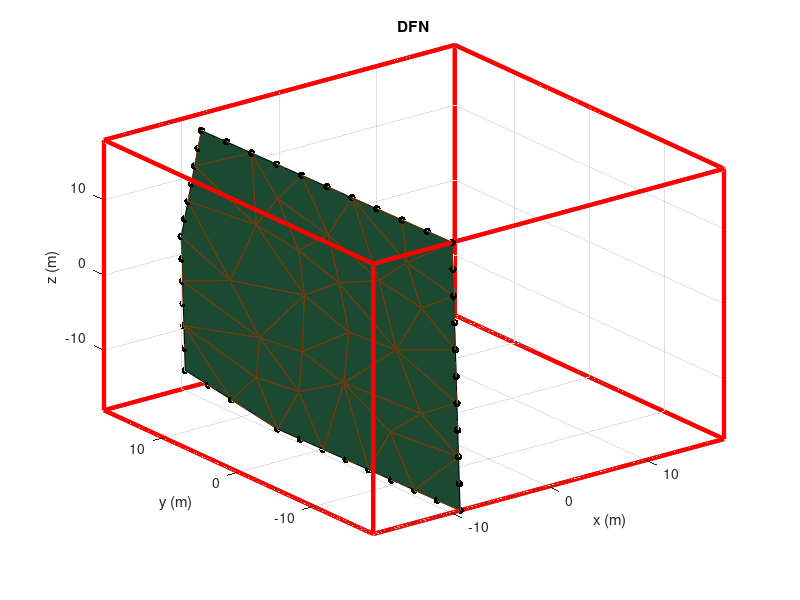

MATLAB code to generate this figure:
clc;
close all;
clear all;
fill3([-9.66637 -9.43239 -9.07508 -9.89675 -10.3873 -10.0761 -9.66637 ],[18 5.95826 -18 -18 14.8933 18 18 ],[-15.6166 -18 -18 18 18 2.3344 -15.6166 ],[rand rand rand]);
grid on; hold on;
plot3([-18 18],[-18 -18],[18 18],'color',[1 0 0],'Linewidth',3);
grid on; hold on;
plot3([18 18],[-18 18],[18 18],'color',[1 0 0],'Linewidth',3);
grid on; hold on;
plot3([18 -18],[18 18],[18 18],'color',[1 0 0],'Linewidth',3);
grid on; hold on;
plot3([-18 -18],[18 -18],[18 18],'color',[1 0 0],'Linewidth',3);
grid on; hold on;
plot3([-18 18],[-18 -18],[-18 -18],'color',[1 0 0],'Linewidth',3);
grid on; hold on;
plot3([18 18],[-18 18],[-18 -18],'color',[1 0 0],'Linewidth',3);
grid on; hold on;
plot3([18 -18],[18 18],[-18 -18],'color',[1 0 0],'Linewidth',3);
grid on; hold on;
plot3([-18 -18],[18 -18],[-18 -18],'color',[1 0 0],'Linewidth',3);
grid on; hold on;
plot3([-18 18],[-18 -18],[-18 -18],'color',[1 0 0],'Linewidth',3);
grid on; hold on;
plot3([18 18],[-18 -18],[-18 18],'color',[1 0 0],'Linewidth',3);
grid on; hold on;
plot3([18 -18],[-18 -18],[18 18],'color',[1 0 0],'Linewidth',3);
grid on; hold on;
plot3([-18 -18],[-18 -18],[18 -18],'color',[1 0 0],'Linewidth',3);
grid on; hold on;
plot3([-18 18],[18 18],[-18 -18],'color',[1 0 0],'Linewidth',3);
grid on; hold on;
plot3([18 18],[18 18],[-18 18],'color',[1 0 0],'Linewidth',3);
grid on; hold on;
plot3([18 -18],[18 18],[18 18],'color',[1 0 0],'Linewidth',3);
grid on; hold on;
plot3([-18 -18],[18 18],[18 -18],'color',[1 0 0],'Linewidth',3);
grid on; hold on;
plot3([-18 -18],[-18 18],[-18 -18],'color',[1 0 0],'Linewidth',3);
grid on; hold on;
plot3([-18 -18],[18 18],[-18 18],'color',[1 0 0],'Linewidth',3);
grid on; hold on;
plot3([-18 -18],[18 -18],[18 18],'color',[1 0 0],'Linewidth',3);
grid on; hold on;
plot3([-18 -18],[-18 -18],[18 -18],'color',[1 0 0],'Linewidth',3);
grid on; hold on;
plot3([18 18],[-18 18],[-18 -18],'color',[1 0 0],'Linewidth',3);
grid on; hold on;
plot3([18 18],[18 18],[-18 18],'color',[1 0 0],'Linewidth',3);
grid on; hold on;
plot3([18 18],[18 -18],[18 18],'color',[1 0 0],'Linewidth',3);
grid on; hold on;
plot3([18 18],[-18 -18],[18 -18],'color',[1 0 0],'Linewidth',3);
grid on; hold on;
axis([-18 18 -18 18 -18 18])
hold on;
xlabel('x (m)');
ylabel('y (m)');
zlabel('z (m)');
title('DFN');


%***************mesh*****************
JM1 = [1 42 2 43 3 44 ;4 45 5 46 6 47 ;7 48 8 49 9 50 ;1 44 3 51 10 52 ;10 53 4 54 9 55 ;11 56 12 57 13 58 ;14 59 15 60 16 61 ;17 62 7 50 9 63 ;18 64 13 65 19 66 ;20 67 17 68 15 69 ;21 70 22 71 16 72 ;14 73 23 74 24 75 ;21 72 16 60 15 76 ;25 77 26 78 27 79 ;14 80 11 81 15 59 ;28 82 29 83 26 84 ;30 85 17 86 4 87 ;31 88 32 89 33 90 ;34 91 35 92 4 93 ;36 94 37 95 35 96 ;28 97 22 98 29 82 ;14 99 12 56 11 80 ;34 100 36 96 35 91 ;35 95 37 101 38 102 ;28 103 25 104 16 105 ;16 104 25 106 23 107 ;11 58 13 64 18 108 ;39 109 11 108 18 110 ;1 111 8 112 40 113 ;1 52 10 55 9 114 ;34 115 32 116 36 100 ;30 87 4 92 35 117 ;36 116 32 88 31 118 ;36 118 31 119 37 94 ;22 120 35 102 38 121 ;22 121 38 122 29 98 ;14 61 16 107 23 73 ;14 75 24 123 12 99 ;20 124 39 125 7 126 ;7 127 41 128 8 48 ;39 110 18 129 41 130 ;39 130 41 127 7 125 ;34 93 4 47 6 131 ;34 131 6 132 32 115 ;17 63 9 54 4 86 ;20 69 15 81 11 133 ;21 134 30 117 35 135 ;30 136 15 68 17 85 ;20 133 11 109 39 124 ;20 126 7 62 17 67 ;28 84 26 77 25 103 ;28 105 16 71 22 97 ;21 76 15 136 30 134 ;21 135 35 120 22 70 ;10 51 3 137 5 138 ;10 138 5 45 4 53 ;1 114 9 49 8 111 ;1 113 40 139 2 42 ;];
JXY1 = [-9.86149 -11.8973 12.4674 ;-9.89675 -17.9998 17.9998 ;-9.73242 -17.9998 10.7998 ;-9.60287 -10.1535 -0.0027833 ;-9.56808 -17.9998 3.59978 ;-9.40375 -17.9998 -3.60001 ;-9.99384 -1.55104 11.5057 ;-10.093 -4.84248 17.9998 ;-9.82457 -8.12849 8.38732 ;-9.7151 -13.6489 7.19834 ;-10.0672 7.97982 8.49117 ;-10.1798 16.9645 7.55602 ;-10.2836 15.9289 12.778 ;-9.91311 11.6473 -0.655313 ;-9.82435 1.85746 1.8527 ;-9.72178 7.97351 -6.6377 ;-9.84137 -2.79595 5.63912 ;-10.2892 8.31472 17.9998 ;-10.3873 14.8933 17.9998 ;-9.96417 2.45298 7.58944 ;-9.65287 2.35789 -5.98735 ;-9.5336 2.96137 -11.6075 ;-9.93952 18 -3.64929 ;-10.0761 18 2.33418 ;-9.80294 18 -9.63297 ;-9.54938 11.9792 -16.8084 ;-9.66637 18 -15.6166 ;-9.60241 8.58833 -12.2691 ;-9.43239 5.9583 -18 ;-9.68432 -3.92687 -0.502768 ;-9.16441 -12.0102 -18 ;-9.23942 -17.9998 -10.8 ;-9.07509 -17.9998 -18 ;-9.39341 -13.1814 -7.20162 ;-9.5335 -3.02973 -7.69724 ;-9.35641 -9.01759 -11.5433 ;-9.25374 -6.0207 -18 ;-9.34306 -0.0313011 -18 ;-10.1342 5.02694 13.3564 ;-9.99486 -11.4211 17.9998 ;-10.1911 1.73602 17.9998 ;-9.87912 -14.9486 15.2336 ;-9.81458 -17.9998 14.3998 ;-9.79695 -14.9486 11.6336 ;-9.58548 -14.0766 1.7985 ;-9.48592 -17.9998 -0.000116381 ;-9.50331 -14.0766 -1.8014 ;-10.0434 -3.19676 14.7528 ;-9.95877 -6.48549 13.1936 ;-9.90921 -4.83976 9.94654 ;-9.72376 -15.8244 8.99905 ;-9.7883 -12.7731 9.83287 ;-9.65899 -11.9012 3.59778 ;-9.71372 -9.14099 4.19227 ;-9.76984 -10.8887 7.79283 ;-10.1235 12.4722 8.0236 ;-10.2317 16.4467 10.167 ;-10.1754 11.9544 10.6346 ;-9.86873 6.75239 0.598695 ;-9.77306 4.91549 -2.3925 ;-9.81744 9.81041 -3.64651 ;-9.91761 -2.17349 8.57243 ;-9.83297 -5.46222 7.01322 ;-10.2864 12.1218 15.3889 ;-10.3354 15.4111 15.3889 ;-10.3383 11.604 17.9998 ;-9.90277 -0.171484 6.61428 ;-9.83286 -0.469242 3.74591 ;-9.89426 2.15522 4.72107 ;-9.59323 2.65963 -8.79742 ;-9.62769 5.46744 -9.12259 ;-9.68732 5.1657 -6.31253 ;-9.92631 14.8236 -2.1523 ;-10.0078 18 -0.657554 ;-9.9946 14.8236 0.839436 ;-9.73861 2.10768 -2.06732 ;-9.67616 14.9896 -13.2207 ;-9.60788 14.9896 -16.2125 ;-9.73466 18 -12.6248 ;-9.99014 9.81356 3.91793 ;-9.94576 4.91864 5.17194 ;-9.5174 7.27331 -15.1345 ;-9.49088 8.96873 -17.4042 ;-9.5759 10.2837 -14.5387 ;-9.76285 -3.36141 2.56818 ;-9.72212 -6.47471 2.81817 ;-9.6436 -7.04018 -0.252776 ;-9.20192 -15.005 -14.4 ;-9.15725 -17.9998 -14.4 ;-9.11975 -15.005 -18 ;-9.46345 -8.10557 -7.44943 ;-9.56818 -6.59161 -3.85001 ;-9.49814 -11.6674 -3.6022 ;-9.30507 -7.51915 -14.7717 ;-9.39362 -4.52522 -12.8486 ;-9.44495 -6.02366 -9.62029 ;-9.56801 5.77485 -11.9383 ;-9.48299 4.45984 -14.8037 ;-10.0465 14.3059 3.45035 ;-9.37491 -11.0995 -9.37248 ;-9.2984 -3.026 -18 ;-9.43828 -1.53052 -12.8486 ;-9.70268 13.2941 -10.951 ;-9.76236 12.9867 -8.13533 ;-9.6621 8.28092 -9.4534 ;-9.87123 18 -6.64113 ;-9.83065 12.9867 -5.1435 ;-10.1782 8.14727 13.2455 ;-10.1007 6.50338 10.9238 ;-10.2117 6.67083 15.6781 ;-9.97723 -8.3699 15.2336 ;-10.0439 -8.13178 17.9998 ;-9.92818 -11.6592 15.2336 ;-9.84303 -10.0129 10.4274 ;-9.31641 -15.5906 -9.00081 ;-9.29792 -13.5087 -11.1717 ;-9.60891 -3.4783 -4.1 ;-9.26041 -10.5139 -14.7717 ;-9.20907 -9.01545 -18 ;-9.53355 -0.0341799 -9.65236 ;-9.43833 1.46504 -14.8037 ;-9.38773 2.9635 -18 ;-10.128 17.4822 4.9451 ;-10.0492 3.73996 10.4729 ;-10.064 1.73795 12.4311 ;-9.97901 0.450971 9.54759 ;-10.0925 0.0924893 14.7528 ;-10.142 -1.55323 17.9998 ;-10.2401 5.02537 17.9998 ;-10.1626 3.38148 15.6781 ;-9.39858 -15.5906 -5.40081 ;-9.32159 -17.9998 -7.20001 ;-10.0157 5.2164 8.0403 ;-9.6686 -0.78449 -3.24506 ;-9.59318 -0.335922 -6.84229 ;-9.75434 -1.0347 0.674968 ;-9.65025 -17.9998 7.19977 ;-9.64159 -15.8243 5.39906 ;-9.94581 -14.7104 17.9998 ;];
[me1, ne1] = size(JM1);
AAA1 = [rand rand rand]
for i = 1:me1
	for j = 1:ne1
		x1=JXY1(JM1(i, j), 1)
		x2=JXY1(JM1(i, (j + 1) - fix((j+1)/(ne1+1))*(ne1)), 1)
		y1=JXY1(JM1(i, j), 2)
		y2=JXY1(JM1(i, (j + 1) - fix((j+1)/(ne1+1))*(ne1)), 2)
		z1=JXY1(JM1(i, j), 3)
		z2=JXY1(JM1(i, (j + 1) - fix((j+1)/(ne1+1))*(ne1)), 3)
		plot3([x1 x2],[y1 y2], [z1 z2],'color', AAA1,'Linewidth',0.05)
		hold on
	end;
end;


%***************boundary*****************
JB_1st1 = [2, 100; 8, 100; 18, 100; 19, 100; 29, 20; 31, 20; 33, 20; 37, 20; 38, 20; 40, 100; 41, 100; 66, 100; 90, 20; 101, 20; 112, 100; 119, 20; 122, 20; 128, 100; 129, 100; 139, 100; ];
[m1, n1] = size(JB_1st1);
for i = 1:m1
	xa1=JXY1(JB_1st1(i, 1), 1)
	ya1=JXY1(JB_1st1(i, 1), 2)
	za1=JXY1(JB_1st1(i, 1), 3)
	scatter3(xa1, ya1, za1, 30, 'k', 'filled');
	hold on;
end;

clear x1 x2 xa1 y1 y2 ya1 z1 z2 za1;

JB_2st1 = [
-9.89675, -17.9998, 17.9998;-9.81458, -17.9998, 14.3998;-9.73242, -17.9998, 10.7998;-9.56808, -17.9998, 3.59978;-9.48592, -17.9998, -0.000116381;-9.40375, -17.9998, -3.60001;-10.1798, 16.9645, 7.55602;-10.2317, 16.4467, 10.167;-10.2836, 15.9289, 12.778;-10.2836, 15.9289, 12.778;-10.3354, 15.4111, 15.3889;-10.3873, 14.8933, 17.9998;-9.93952, 18, -3.64929;-10.0078, 18, -0.657554;-10.0761, 18, 2.33418;-9.54938, 11.9792, -16.8084;-9.60788, 14.9896, -16.2125;-9.66637, 18, -15.6166;-9.66637, 18, -15.6166;-9.73466, 18, -12.6248;-9.80294, 18, -9.63297;-9.23942, -17.9998, -10.8;-9.15725, -17.9998, -14.4;-9.07509, -17.9998, -18;-9.80294, 18, -9.63297;-9.87123, 18, -6.64113;-9.93952, 18, -3.64929;-10.0761, 18, 2.33418;-10.128, 17.4822, 4.9451;-10.1798, 16.9645, 7.55602;-9.40375, -17.9998, -3.60001;-9.32159, -17.9998, -7.20001;-9.23942, -17.9998, -10.8;-9.73242, -17.9998, 10.7998;-9.65025, -17.9998, 7.19977;-9.56808, -17.9998, 3.59978;];

[mk1, nk1] = size(JB_2st1);
for i = 1:mk1
	xs1 = JB_2st1(i, 1)
	ys1 = JB_2st1(i, 2)
	zs1 = JB_2st1(i, 3)
	scatter3(xs1, ys1, zs1, 30, 'k', 'filled')
	hold on;
end;


clear xs1 ys1 zs1;

Tra_Node_1=[];
[mo1,no1] = size(Tra_Node_1);
for i = 1:mo1
	xs1 = Tra_Node_1(i, 1)
	ys1 = Tra_Node_1(i, 2)
	zs1 = Tra_Node_1(i, 3)
	scatter3(xs1, ys1, zs1, 30, 'k', 'filled')
	hold on;
end;

